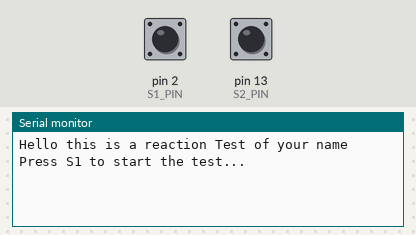
Simulated run of this sketch. Board: Arduino Uno, built with avr-gcc and run on an emulated ATmega328P. Parts: the last lines printed to the serial monitor. The inputs (shaded band) are chosen by the test bench; at power-on: pin 2 (S1_PIN) HIGH, pin 13 (S2_PIN) HIGH.

Above: at 1.2 s.
1.3 s: pin 2 (S1_PIN) pulled LOW for 0.15 s
At 1.9 s:
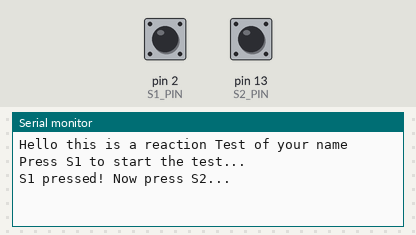
2.9 s: pin 13 (S2_PIN) pulled LOW for 0.15 s
At 4.4 s:
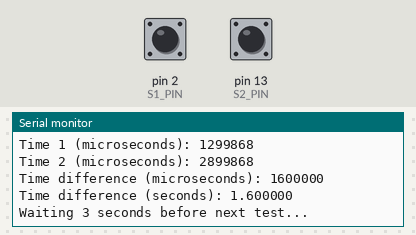

The sketch:

03_Reaction_Test.ino
```cpp
#include <Arduino.h>

const int S1_PIN = 2;  // Button S1
const int S2_PIN = 13; // Button S2

unsigned long time1 = 0;
unsigned long time2 = 0;
unsigned long timeDifference = 0;

void setup() {
  Serial.begin(9600);

  pinMode(S1_PIN, INPUT_PULLUP);
  pinMode(S2_PIN, INPUT_PULLUP);

  // Display welcome message
  Serial.println("Hello this is a reaction Test of your name");
  Serial.println("Press S1 to start the test...");
}

void loop() {
  while (digitalRead(S1_PIN) == HIGH) {
    // Do nothing
  }

  // Record the first timestamp in microseconds
  time1 = micros();

  // Indicate that S1 has been pressed
  Serial.println("S1 pressed! Now press S2...");

  while (digitalRead(S2_PIN) == HIGH) {
    // Do nothing
  }

  // Record the second timestamp in microseconds
  time2 = micros();

  timeDifference = time2 - time1;
  float timeDifferenceSeconds = timeDifference / 1000000.0;

  // Display the results
  Serial.println("\n--- Results ---");
  Serial.print("Time 1 (microseconds): ");
  Serial.println(time1);
  Serial.print("Time 2 (microseconds): ");
  Serial.println(time2);
  Serial.print("Time difference (microseconds): ");
  Serial.println(timeDifference);
  Serial.print("Time difference (seconds): ");
  Serial.println(timeDifferenceSeconds, 6); // Display with 6 decimal places

  // Wait for a moment before allowing another test
  Serial.println("\nWaiting 3 seconds before next test...");
  delay(3000);

  // Reset for the next test
  Serial.println("Press S1 to start a new test...");
}
```

Measured:
- after the input at 1.3 s, the serial monitor: prints a new line at once (image 1)
- after the input at 2.9 s, the serial monitor: prints a new line at once (image 2)
